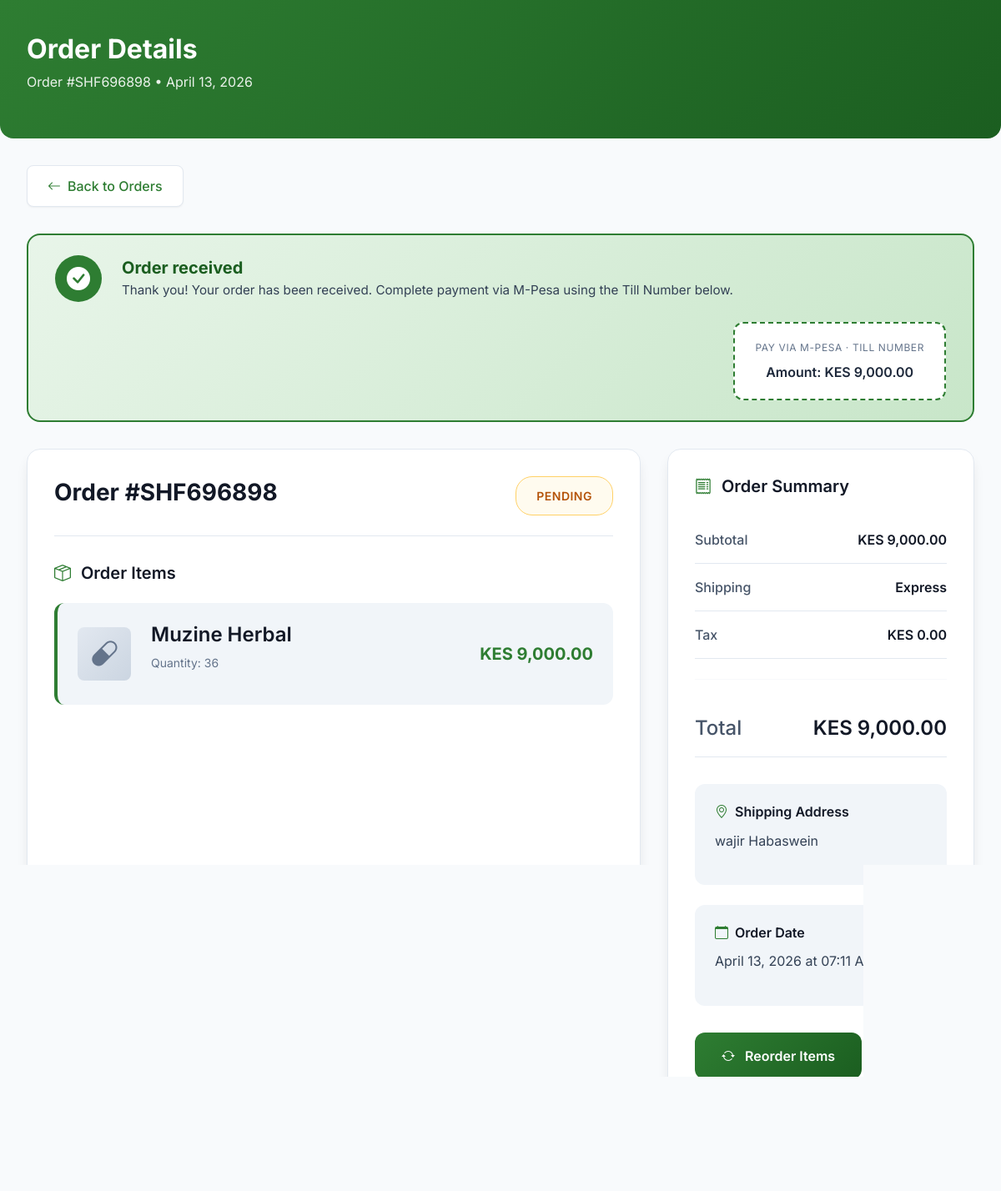
Screenshot of /orders/1 (signed in) with the database file from the repository.
### models.py (models this page shows, shortened)
class Order(db.Model):
    __tablename__ = 'order'
    id = db.Column(db.Integer, primary_key=True)
    order_number = db.Column(db.String(50), unique=True, nullable=False, index=True)  # Added index
    user_id = db.Column(db.Integer, db.ForeignKey('user.id'), nullable=False, index=True)  # Added index
    total_amount = db.Column(db.Numeric(10, 2), nullable=False)
    status = db.Column(db.String(50), default='pending', index=True)  # Added index
    shipping_address = db.Column(db.Text, nullable=False)
    delivery_option = db.Column(db.String(50), default='standard')
    payment_method = db.Column(db.String(50), default='mpesa')
    payment_status = db.Column(db.String(50), default='pending', index=True)  # Added index
    notes = db.Column(db.Text)
    created_at = db.Column(db.DateTime, default=datetime.utcnow, index=True)  # Added index
    updated_at = db.Column(db.DateTime, default=datetime.utcnow, onupdate=datetime.utcnow)
    items = db.relationship('OrderItem', backref='order', lazy='dynamic', cascade='all, delete-orphan')
    __table_args__ = (
        db.Index('idx_order_user_status', 'user_id', 'status'),
        db.Index('idx_order_created_status', 'created_at', 'status'),
    )

class OrderItem(db.Model):
    __tablename__ = 'order_item'
    id = db.Column(db.Integer, primary_key=True)
    order_id = db.Column(db.Integer, db.ForeignKey('order.id'), nullable=False, index=True)  # Added index
    product_id = db.Column(db.Integer, db.ForeignKey('product.id'), nullable=False, index=True)  # Added index
    quantity = db.Column(db.Integer, nullable=False)
    price = db.Column(db.Numeric(10, 2), nullable=False)  # Price at time of purchase
    created_at = db.Column(db.DateTime, default=datetime.utcnow)
    __table_args__ = (
        db.Index('idx_orderitem_order_product', 'order_id', 'product_id'),
    )

class Product(db.Model):
    __tablename__ = 'product'
    id = db.Column(db.Integer, primary_key=True)
    name = db.Column(db.String(200), nullable=False, index=True)  # Added index
    description = db.Column(db.Text)
    price = db.Column(db.Numeric(10, 2), nullable=False)
    stock = db.Column(db.Integer, default=0, index=True)  # Added index
    category = db.Column(db.String(100), index=True)  # Added index
    image_url = db.Column(db.String(500))
    usage_instructions = db.Column(db.Text)
    warnings = db.Column(db.Text)
    is_active = db.Column(db.Boolean, default=True, index=True)  # Added index
    created_at = db.Column(db.DateTime, default=datetime.utcnow)
    updated_at = db.Column(db.DateTime, default=datetime.utcnow, onupdate=datetime.utcnow)
    order_items = db.relationship('OrderItem', backref='product', lazy='dynamic')
    cart_items = db.relationship('CartItem', backref='product', lazy='dynamic')

### app.py (the view)
    @app.route("/orders/<int:order_id>")
    @login_required
    def order_detail(order_id):
        from models import Order
        order = db.session.get(Order, order_id)
        if not order or (order.user_id != current_user.id and current_user.role != "admin"):
            flash("Order not found or unauthorized access.", "error")
            return redirect(url_for("orders"))
        return render_template("user/order_detail.html", order=order)

### templates/user/order_detail.html (shortened to what this page needs)
<!DOCTYPE html>
<html lang="en">
<head>
    <link href="https://cdn.jsdelivr.net/npm/bootstrap@5.3.0-alpha1/dist/css/bootstrap.min.css" rel="stylesheet">
    <link href="https://cdn.jsdelivr.net/npm/bootstrap-icons@1.8.1/font/bootstrap-icons.css" rel="stylesheet">
</head>
<body>
    <header class="page-header">
        <div class="header-content">
            <h1>Order Details</h1>
            <p>Order #{{ order.order_number }} • {{ order.created_at.strftime('%B %d, %Y') }}</p>
        </div>
    </header>
    <main class="container">
        <nav class="page-nav">
            <a href="{{ url_for('orders') }}" class="back-btn">
                <i class="bi bi-arrow-left"></i> Back to Orders
            </a>
        </nav>
        {% if order.status == 'pending' %}
        <div class="order-received-banner">
            <div class="icon-wrap">
                <i class="bi bi-check-circle-fill"></i>
            </div>
            <div class="text">
                <h3>Order received</h3>
                <p>Thank you! Your order has been received. Complete payment via M-Pesa using the Till Number below.</p>
            </div>
            <div class="mpesa-till-card">
                <div class="label">Pay via M-Pesa · Till Number</div>
                <div class="amount">Amount: {{ order.total_amount|currency }}</div>
            </div>
        </div>
        {% endif %}
        <div class="order-layout">
            <div class="order-info-card">
                <div class="order-header">
                    <h2 class="order-title">Order #{{ order.order_number }}</h2>
                    <div class="order-status-badge status-{{ order.status }}">
                        {{ order.status|title }}
                    </div>
                </div>
                <div class="order-items-section">
                    <h3 class="section-title">
                        <i class="bi bi-box-seam"></i>
                        Order Items
                    </h3>
                    <div class="order-items-list">
                        {% for item in order.items %}
                        <div class="order-item-card">
                            <div class="item-image">
                                <i class="bi bi-capsule"></i>
                            </div>
                            <div class="item-details">
                                <h4 class="item-name">{{ item.product.name }}</h4>
                                <p class="item-quantity">Quantity: {{ item.quantity }}</p>
                            </div>
                            <div class="item-price">
                                {{ (item.price * item.quantity)|currency }}
                            </div>
                        </div>
                        {% endfor %}
                    </div>
                </div>
            </div>
            <div class="order-summary-card">
                <h3 class="section-title">
                    <i class="bi bi-receipt"></i>
                    Order Summary
                </h3>
                <div class="summary-row">
                    <span class="summary-label">Subtotal</span>
                    <span class="summary-value">{{ order.total_amount|currency }}</span>
                </div>
                <div class="summary-row">
                    <span class="summary-label">Shipping</span>
                    <span class="summary-value">{{ order.delivery_option|title if order.delivery_option else 'Standard' }}</span>
                </div>
                <div class="summary-row">
                    <span class="summary-label">Tax</span>
                    <span class="summary-value">{{ currency_symbol }} 0.00</span>
                </div>
                <hr style="margin: 1.5rem 0; border-color: var(--gray-200);">
                <div class="summary-row total">
                    <span class="summary-label">Total</span>
                    <span class="summary-value">{{ order.total_amount|currency }}</span>
                </div>
                <div class="order-details-section">
                    <div class="detail-card">
                        <h4 class="detail-title">
                            <i class="bi bi-geo-alt"></i>
                            Shipping Address
                        </h4>
                        <p class="detail-content">
                            {{ order.shipping_address or 'Not provided' }}
                        </p>
                    </div>
                    <div class="detail-card">
                        <h4 class="detail-title">
                            <i class="bi bi-calendar"></i>
                            Order Date
                        </h4>
                        <p class="detail-content">
                            {{ order.created_at.strftime('%B %d, %Y at %I:%M %p') }}
                        </p>
                    </div>
                </div>
                <div class="action-buttons">
                    <form method="POST" action="{{ url_for('reorder', order_id=order.id) }}">
                        <button type="submit" class="btn-primary">
                            <i class="bi bi-arrow-repeat"></i> Reorder Items
                        </button>
                    </form>
                    <button onclick="window.print()" class="btn-outline">
                        <i class="bi bi-printer"></i> Print Order
                    </button>
                </div>
            </div>
        </div>
    </main>
</body>
</html>

### rows the page displays
Order: order_number "SHF696898", created_at "April 13, 2026", total_amount "KES 9,000.00", status "PENDING", delivery_option "Express", shipping_address "wajir Habaswein", created_at "April 13, 2026 at 07:11 AM"
OrderItem: product.name "Muzine Herbal", quantity "36", (item.price*item.quantity)|currency "KES 9,000.00"

### other values shown
{{ currency_symbol }} "KES"
